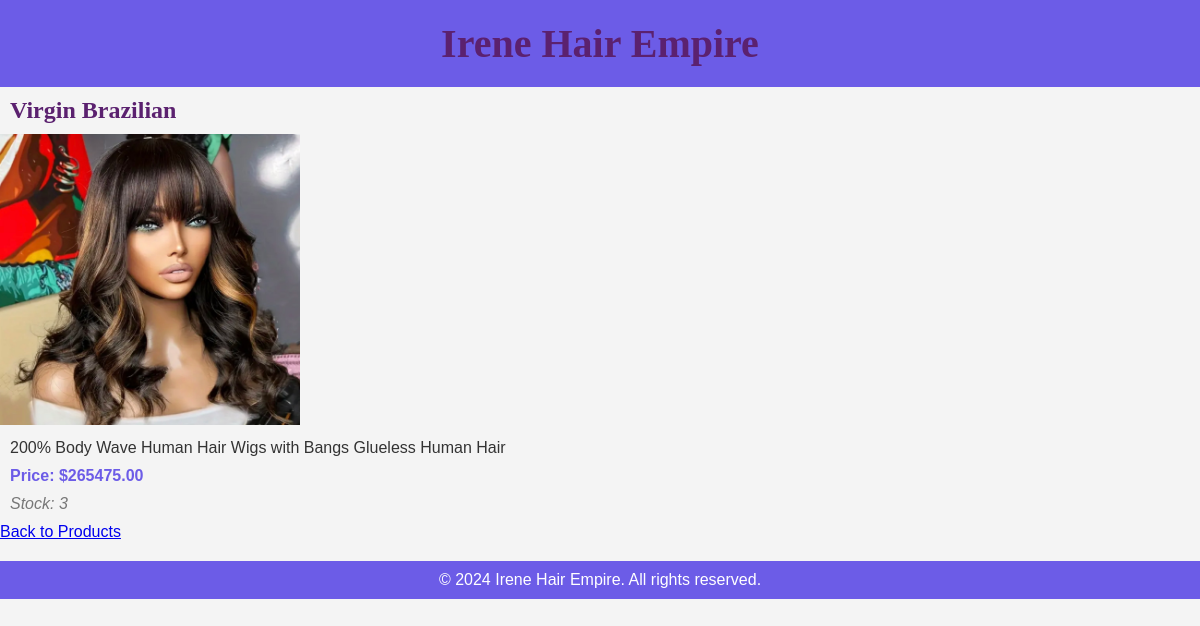
Page /2/ on the committed database.
### products/models.py (models this page shows, shortened)
class Product(models.Model):
    name = models.CharField(max_length=255)  # The product's name
    description = models.TextField(blank=True)  # A brief description of the product
    price = models.DecimalField(max_digits=10, decimal_places=2)  # Price of the product
    stock = models.PositiveIntegerField(default=0)  # Number of items available in stock
    image = models.ImageField(upload_to='product_images/')  # Product image
    created_at = models.DateTimeField(auto_now_add=True)  # Timestamp for when the product was added
    updated_at = models.DateTimeField(auto_now=True)  # Timestamp for when the product was last updated
    is_active = models.BooleanField(default=True)  # Indicates if the product is available for sale

### products/views.py (the view)
# urls.py: path('<int:product_id>/', views.product_detail, name='product_detail'),  # Route for the product detail
def product_detail(request, product_id):
    product = get_object_or_404(Product, id=product_id)
    return render(request, 'products/product_detail.html', {'product': product})

### products/templates/products/product_detail.html (shortened to what this page needs)
{% load static %}
<!DOCTYPE html>
<html lang="en">
<head>
    <link rel="stylesheet" type="text/css" href="{% static 'css/styles.css' %}">
</head>
<body>
    <header>
        <h1>Irene Hair Empire</h1>
    </header>
    <main>
        <div class="product-detail">
            <h2>{{ product.name }}</h2>
            {% if product.image %}
            <img src="{{ product.image.url }}" alt="{{ product.name }}" style="width: 300px; height: auto;">
            {% else %}
            <p>No image available</p>
            {% endif %}
            <p class="description">{{ product.description }}</p>
            <p class="price">Price: ${{ product.price }}</p>
            <p class="stock">Stock: {{ product.stock }}</p>
            <a href="{% url 'product_list' %}">Back to Products</a>
        </div>
    </main>
    <footer>
        <p>&copy; 2024 Irene Hair Empire. All rights reserved.</p>
    </footer>
</body>
</html>

### products/static/css/styles.css (style rules this page uses)
body { font-family: 'Arial', sans-serif; background-color: #f4f4f4; margin: 0; padding: 0; color: #333; }
h1, h2 { font-family: 'Georgia', serif; color: #5b216f; }
header { background: #6c5ce7; color: #fff; padding: 20px 0; text-align: center; }
header h1 { margin: 0; font-size: 2.5rem; }
h2 { font-size: 1.5rem; margin: 10px; }
img { width: 100%; height: auto; }
p { margin: 10px; font-size: 1rem; }
p.price { font-weight: bold; color: #6c5ce7; }
p.stock { font-style: italic; color: #777; }
footer { background: #6c5ce7; color: #fff; text-align: center; padding: 10px 0; position: relative; bottom: 0; width: 100%; margin-top: 20px; }
footer p { margin: 0; }

### rows in the picture
Product: name "Virgin Brazilian", image (picture), description "200% Body Wave Human Hair Wigs with Bangs Glueless Human Hair", price "265475.00", stock "3"
